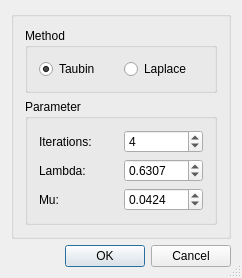
<?xml version="1.0" encoding="UTF-8"?>
<ui version="4.0">
 <class>MeshGui::DlgSmoothing</class>
 <widget class="QDialog" name="MeshGui::DlgSmoothing">
  <property name="geometry">
   <rect>
    <x>0</x>
    <y>0</y>
    <width>242</width>
    <height>251</height>
   </rect>
  </property>
  <property name="windowTitle">
   <string>Smoothing</string>
  </property>
  <property name="sizeGripEnabled">
   <bool>true</bool>
  </property>
  <layout class="QGridLayout" name="gridLayout_4">
   <item row="0" column="0">
    <widget class="QGroupBox" name="groupBox">
     <property name="title">
      <string/>
     </property>
     <layout class="QGridLayout" name="gridLayout_3">
      <item row="0" column="0">
       <widget class="QGroupBox" name="groupBox_3">
        <property name="title">
         <string>Method</string>
        </property>
        <layout class="QGridLayout" name="gridLayout">
         <item row="0" column="0">
          <widget class="QRadioButton" name="radioButtonTaubin">
           <property name="text">
            <string>Taubin</string>
           </property>
           <property name="checked">
            <bool>true</bool>
           </property>
          </widget>
         </item>
         <item row="0" column="1">
          <widget class="QRadioButton" name="radioButtonLaplace">
           <property name="text">
            <string>Laplace</string>
           </property>
          </widget>
         </item>
        </layout>
       </widget>
      </item>
      <item row="1" column="0">
       <widget class="QGroupBox" name="groupBox_2">
        <property name="title">
         <string>Parameter</string>
        </property>
        <layout class="QGridLayout" name="gridLayout_2">
         <item row="0" column="0">
          <widget class="QLabel" name="label">
           <property name="text">
            <string>Iterations:</string>
           </property>
          </widget>
         </item>
         <item row="0" column="1">
          <widget class="QSpinBox" name="iterations">
           <property name="minimum">
            <number>1</number>
           </property>
           <property name="value">
            <number>4</number>
           </property>
          </widget>
         </item>
         <item row="1" column="0">
          <widget class="QLabel" name="labelLambda">
           <property name="text">
            <string>Lambda:</string>
           </property>
          </widget>
         </item>
         <item row="1" column="1">
          <widget class="QDoubleSpinBox" name="spinLambda">
           <property name="decimals">
            <number>4</number>
           </property>
           <property name="maximum">
            <double>1.000000000000000</double>
           </property>
           <property name="singleStep">
            <double>0.001000000000000</double>
           </property>
           <property name="value">
            <double>0.630700000000000</double>
           </property>
          </widget>
         </item>
         <item row="2" column="0">
          <widget class="QLabel" name="labelMu">
           <property name="text">
            <string>Mu:</string>
           </property>
          </widget>
         </item>
         <item row="2" column="1">
          <widget class="QDoubleSpinBox" name="spinMicro">
           <property name="decimals">
            <number>4</number>
           </property>
           <property name="maximum">
            <double>1.000000000000000</double>
           </property>
           <property name="singleStep">
            <double>0.001000000000000</double>
           </property>
           <property name="value">
            <double>0.042400000000000</double>
           </property>
          </widget>
         </item>
        </layout>
       </widget>
      </item>
     </layout>
    </widget>
   </item>
   <item row="1" column="0">
    <widget class="QDialogButtonBox" name="buttonBox">
     <property name="standardButtons">
      <set>QDialogButtonBox::Cancel|QDialogButtonBox::Ok</set>
     </property>
    </widget>
   </item>
  </layout>
 </widget>
 <layoutdefault spacing="6" margin="11"/>
 <resources/>
 <connections>
  <connection>
   <sender>buttonBox</sender>
   <signal>accepted()</signal>
   <receiver>MeshGui::DlgSmoothing</receiver>
   <slot>accept()</slot>
   <hints>
    <hint type="sourcelabel">
     <x>94</x>
     <y>191</y>
    </hint>
    <hint type="destinationlabel">
     <x>-3</x>
     <y>193</y>
    </hint>
   </hints>
  </connection>
  <connection>
   <sender>buttonBox</sender>
   <signal>rejected()</signal>
   <receiver>MeshGui::DlgSmoothing</receiver>
   <slot>reject()</slot>
   <hints>
    <hint type="sourcelabel">
     <x>190</x>
     <y>193</y>
    </hint>
    <hint type="destinationlabel">
     <x>219</x>
     <y>151</y>
    </hint>
   </hints>
  </connection>
 </connections>
</ui>
